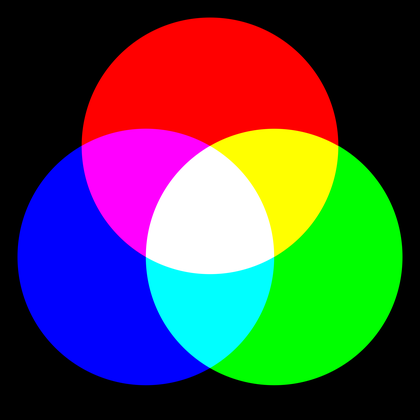
%> input picture rgb.png, 420 x 420 px, shrunk from 2400 x 2400 before the run
$ octave classB01.m   (GNU Octave 9; MATLAB toolbox functions it lacks are replaced by stand-ins)
%> lines starting %> are read from the running program, lines starting %| are printed output that depends on the picture
img = imread('rgb.png');
%> img is the input picture: size 420x420x3 uint8; mean R, G, B 74.8, 74.8, 74.8
imshow(img);

imgred = img;
imggreen = img;
imgblue = img;
imggray = img;

for i = 1:size(img,1)

    for j = 1:size(img,2)
        imgred(i,j,1) = 0;
        imggreen(i,j,2) = 0;
        imgblue(i,j,3) = 0;
        avg = ((img(i, j, 1)+img(i, j , 2)+img(i, j , 3))/3);
        imggray(i, j, 1) = avg;
        imggray(i, j, 2) = avg;
        imggray(i, j, 3) = avg;
    end
end
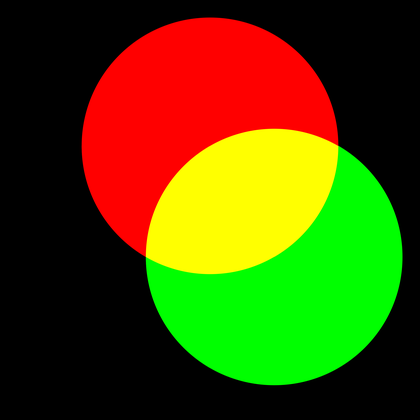
%> imgblue: size 420x420x3 uint8; mean R, G, B 74.8, 74.8, 0
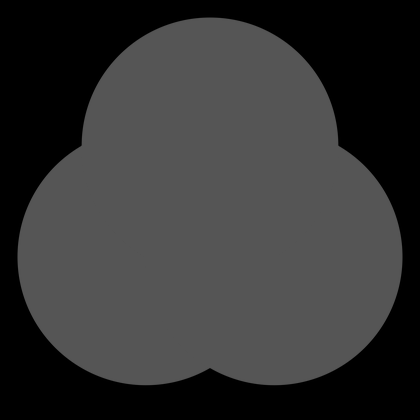
%> imggray: size 420x420x3 uint8; min 0, max 85, mean 51.1
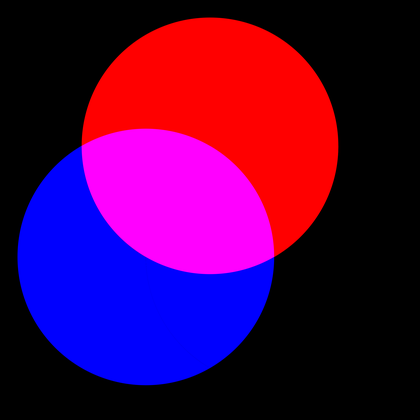
%> imggreen: size 420x420x3 uint8; mean R, G, B 74.8, 0, 74.8
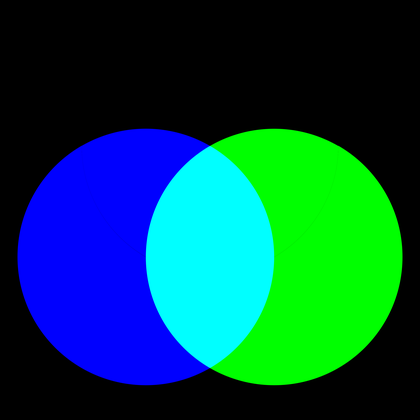
%> imgred: size 420x420x3 uint8; mean R, G, B 0, 74.8, 74.8

subplot(2,2,1), imshow(img);
subplot(2,2,2), imshow(imgred);
subplot(2,2,3), imshow(imggreen);
subplot(2,2,4), imshow(imggray);
